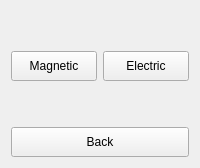
      <widget class="QWidget" name="nearTab">
       <attribute name="title">
        <string>Near zone</string>
       </attribute>
       <layout class="QVBoxLayout" name="verticalLayout_3">
        <item>
         <spacer name="vSpacer_1">
          <property name="orientation">
           <enum>Qt::Vertical</enum>
          </property>
          <property name="sizeHint" stdset="0">
           <size>
            <width>20</width>
            <height>40</height>
           </size>
          </property>
         </spacer>
        </item>
        <item>
         <layout class="QHBoxLayout" name="hLayout_2">
          <item>
           <widget class="QPushButton" name="magneticButton">
            <property name="minimumSize">
             <size>
              <width>0</width>
              <height>30</height>
             </size>
            </property>
            <property name="text">
             <string>Magnetic</string>
            </property>
           </widget>
          </item>
          <item>
           <widget class="QPushButton" name="electricButton">
            <property name="minimumSize">
             <size>
              <width>0</width>
              <height>30</height>
             </size>
            </property>
            <property name="text">
             <string>Electric</string>
            </property>
           </widget>
          </item>
         </layout>
        </item>
        <item>
         <spacer name="vSpacer_2">
          <property name="orientation">
           <enum>Qt::Vertical</enum>
          </property>
          <property name="sizeHint" stdset="0">
           <size>
            <width>20</width>
            <height>40</height>
           </size>
          </property>
         </spacer>
        </item>
        <item>
         <widget class="QPushButton" name="nearBackButton">
          <property name="minimumSize">
           <size>
            <width>0</width>
            <height>30</height>
           </size>
          </property>
          <property name="text">
           <string>Back</string>
          </property>
          <property name="icon">
           <iconset resource="Resources.qrc">
            <normaloff>:/images/images/back.png</normaloff>:/images/images/back.png</iconset>
          </property>
         </widget>
        </item>
       </layout>
      </widget>
